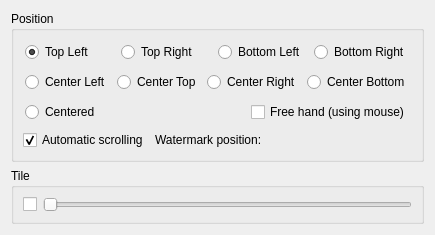
           <widget class="QWidget" name="tab_3">
            <attribute name="title">
             <string>Placement</string>
            </attribute>
            <layout class="QVBoxLayout" name="verticalLayout_22">
             <item>
              <widget class="QGroupBox" name="positionWatermarkGroupBox">
               <property name="sizePolicy">
                <sizepolicy hsizetype="MinimumExpanding" vsizetype="Preferred">
                 <horstretch>0</horstretch>
                 <verstretch>0</verstretch>
                </sizepolicy>
               </property>
               <property name="title">
                <string>Position</string>
               </property>
               <layout class="QVBoxLayout" name="verticalLayout_21">
                <item>
                 <layout class="QHBoxLayout" name="horizontalLayout_4">
                  <property name="leftMargin">
                   <number>2</number>
                  </property>
                  <property name="topMargin">
                   <number>2</number>
                  </property>
                  <property name="rightMargin">
                   <number>2</number>
                  </property>
                  <property name="bottomMargin">
                   <number>2</number>
                  </property>
                  <item>
                   <widget class="QRadioButton" name="radioButtonTopLeft">
                    <property name="sizePolicy">
                     <sizepolicy hsizetype="MinimumExpanding" vsizetype="Fixed">
                      <horstretch>0</horstretch>
                      <verstretch>0</verstretch>
                     </sizepolicy>
                    </property>
                    <property name="text">
                     <string>Top Left</string>
                    </property>
                    <property name="checked">
                     <bool>true</bool>
                    </property>
                    <property name="autoExclusive">
                     <bool>true</bool>
                    </property>
                   </widget>
                  </item>
                  <item>
                   <widget class="QRadioButton" name="radioButtonTopRight">
                    <property name="sizePolicy">
                     <sizepolicy hsizetype="MinimumExpanding" vsizetype="Fixed">
                      <horstretch>0</horstretch>
                      <verstretch>0</verstretch>
                     </sizepolicy>
                    </property>
                    <property name="text">
                     <string>Top Right</string>
                    </property>
                    <property name="autoExclusive">
                     <bool>true</bool>
                    </property>
                   </widget>
                  </item>
                  <item>
                   <widget class="QRadioButton" name="radioButtonBottomLeft">
                    <property name="sizePolicy">
                     <sizepolicy hsizetype="MinimumExpanding" vsizetype="Fixed">
                      <horstretch>0</horstretch>
                      <verstretch>0</verstretch>
                     </sizepolicy>
                    </property>
                    <property name="text">
                     <string>Bottom Left</string>
                    </property>
                    <property name="autoExclusive">
                     <bool>true</bool>
                    </property>
                   </widget>
                  </item>
                  <item>
                   <widget class="QRadioButton" name="radioButtonBottomRight">
                    <property name="sizePolicy">
                     <sizepolicy hsizetype="MinimumExpanding" vsizetype="Fixed">
                      <horstretch>0</horstretch>
                      <verstretch>0</verstretch>
                     </sizepolicy>
                    </property>
                    <property name="text">
                     <string>Bottom Right</string>
                    </property>
                    <property name="autoExclusive">
                     <bool>true</bool>
                    </property>
                   </widget>
                  </item>
                 </layout>
                </item>
                <item>
                 <layout class="QHBoxLayout" name="horizontalLayout_5">
                  <property name="leftMargin">
                   <number>2</number>
                  </property>
                  <property name="topMargin">
                   <number>2</number>
                  </property>
                  <property name="rightMargin">
                   <number>2</number>
                  </property>
                  <property name="bottomMargin">
                   <number>2</number>
                  </property>
                  <item>
                   <widget class="QRadioButton" name="radioButtonCenterLeft">
                    <property name="text">
                     <string>Center Left</string>
                    </property>
                   </widget>
                  </item>
                  <item>
                   <widget class="QRadioButton" name="radioButtonCenterTop">
                    <property name="text">
                     <string>Center Top</string>
                    </property>
                   </widget>
                  </item>
                  <item>
                   <widget class="QRadioButton" name="radioButtonCenterRight">
                    <property name="text">
                     <string>Center Right</string>
                    </property>
                   </widget>
                  </item>
                  <item>
                   <widget class="QRadioButton" name="radioButtonCenterBottom">
                    <property name="text">
                     <string>Center Bottom</string>
                    </property>
                   </widget>
                  </item>
                 </layout>
                </item>
                <item>
                 <layout class="QHBoxLayout" name="horizontalLayout_6">
                  <property name="leftMargin">
                   <number>2</number>
                  </property>
                  <property name="topMargin">
                   <number>2</number>
                  </property>
                  <property name="rightMargin">
                   <number>2</number>
                  </property>
                  <property name="bottomMargin">
                   <number>2</number>
                  </property>
                  <item>
                   <widget class="QRadioButton" name="radioButtonCentered">
                    <property name="sizePolicy">
                     <sizepolicy hsizetype="MinimumExpanding" vsizetype="Maximum">
                      <horstretch>0</horstretch>
                      <verstretch>0</verstretch>
                     </sizepolicy>
                    </property>
                    <property name="text">
                     <string>Centered</string>
                    </property>
                    <property name="autoExclusive">
                     <bool>true</bool>
                    </property>
                   </widget>
                  </item>
                  <item>
                   <widget class="QCheckBox" name="freeHandDrag">
                    <property name="text">
                     <string>Free hand (using mouse)</string>
                    </property>
                   </widget>
                  </item>
                 </layout>
                </item>
                <item>
                 <layout class="QHBoxLayout" name="horizontalLayout_21">
                  <item>
                   <widget class="QCheckBox" name="autoScrollCheckBox">
                    <property name="text">
                     <string>Automatic scrolling</string>
                    </property>
                    <property name="checked">
                     <bool>true</bool>
                    </property>
                   </widget>
                  </item>
                  <item>
                   <widget class="QLabel" name="label_4">
                    <property name="text">
                     <string>Watermark position: </string>
                    </property>
                   </widget>
                  </item>
                  <item>
                   <widget class="QLabel" name="watermarkPositionLabel">
                    <property name="sizePolicy">
                     <sizepolicy hsizetype="Minimum" vsizetype="MinimumExpanding">
                      <horstretch>0</horstretch>
                      <verstretch>0</verstretch>
                     </sizepolicy>
                    </property>
                    <property name="text">
                     <string/>
                    </property>
                   </widget>
                  </item>
                 </layout>
                </item>
               </layout>
              </widget>
             </item>
             <item>
              <widget class="QGroupBox" name="groupBox_6">
               <property name="title">
                <string>Tile</string>
               </property>
               <layout class="QHBoxLayout" name="horizontalLayout_40">
                <item>
                 <widget class="QCheckBox" name="tileCheckBox">
                  <property name="text">
                   <string/>
                  </property>
                 </widget>
                </item>
                <item>
                 <layout class="QHBoxLayout" name="horizontalLayout_35">
                  <item>
                   <widget class="QSlider" name="tileSlider">
                    <property name="enabled">
                     <bool>false</bool>
                    </property>
                    <property name="minimum">
                     <number>50</number>
                    </property>
                    <property name="maximum">
                     <number>500</number>
                    </property>
                    <property name="orientation">
                     <enum>Qt::Horizontal</enum>
                    </property>
                   </widget>
                  </item>
                 </layout>
                </item>
               </layout>
              </widget>
             </item>
             <item>
              <spacer name="verticalSpacer_3">
               <property name="orientation">
                <enum>Qt::Vertical</enum>
               </property>
               <property name="sizeHint" stdset="0">
                <size>
                 <width>0</width>
                 <height>0</height>
                </size>
               </property>
              </spacer>
             </item>
            </layout>
           </widget>
